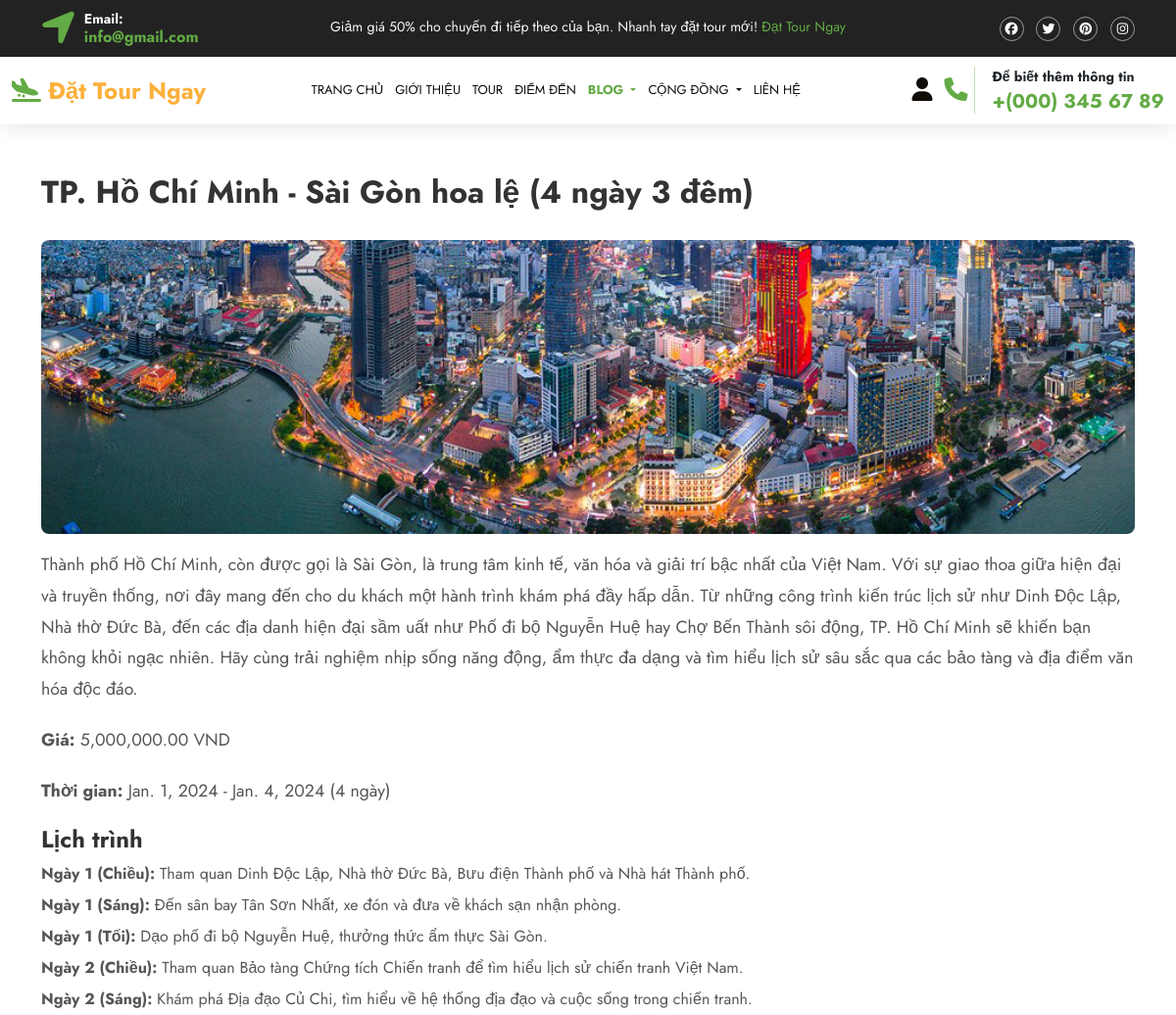
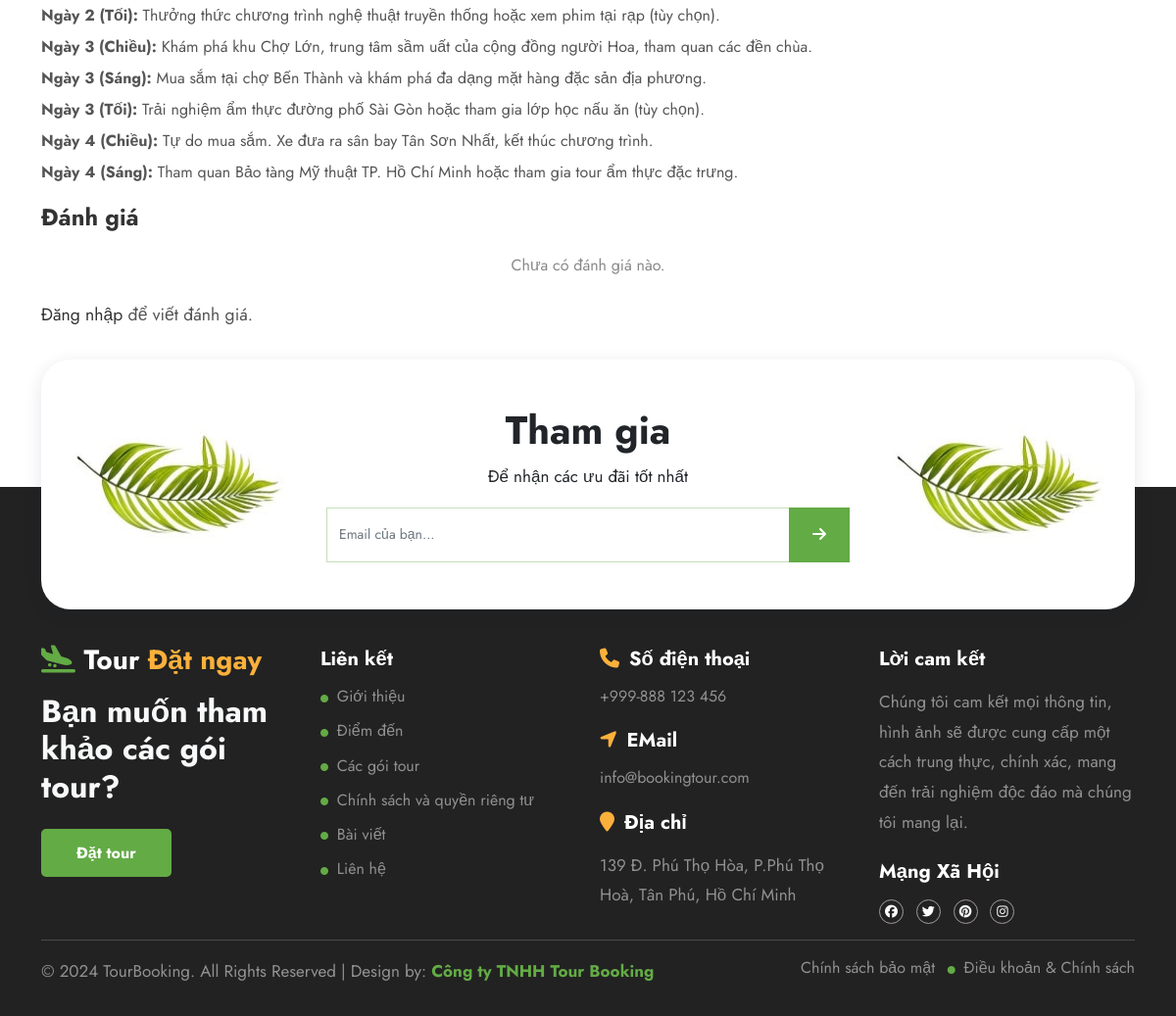
Page /reviews/tours/1/ on the committed database (2 pictures, top to bottom).
### main/models.py (models this page shows, shortened)
class Tour(models.Model):
    code = models.CharField(max_length=10, unique=True, default=None)  # Mã tour
    name = models.CharField(max_length=255)  # Tên của tour
    description = models.TextField(null=True, blank=True)  # Mô tả tour
    start_date = models.DateField()  # Ngày bắt đầu
    end_date = models.DateField()  # Ngày kết thúc
    price = models.DecimalField(max_digits=10, decimal_places=2)  # Giá tour
    capacity = models.PositiveIntegerField()  # Sức chứa tối đa
    remaining_capacity = models.PositiveIntegerField()  # Chỗ trống còn lại
    image = models.ImageField(upload_to='tour_images/', null=True, blank=True)  # Hình ảnh tour
    created_at = models.DateTimeField(auto_now_add=True)  # Thời gian tạo
    updated_at = models.DateTimeField(auto_now=True)  # Thời gian cập nhật
    def duration_days(self):
        return (self.end_date - self.start_date).days + 1
    def get_image_url(self):
        if self.image:
            return self.image.url
        return static('images/default_tour.jpg')

class Schedule(models.Model):
    tour = models.ForeignKey(Tour, related_name="schedules", on_delete=models.CASCADE)  # Liên kết với Tour
    day = models.PositiveIntegerField()  # Ngày thứ mấy trong lịch trình
    period = models.CharField(
        max_length=50,
        choices=[("Sáng", "Sáng"), ("Chiều", "Chiều"), ("Tối", "Tối")],
    )  # Buổi: Sáng / Chiều / Tối
    activity = models.TextField()  # Nội dung hoạt động
    class Meta:
        verbose_name = "Lịch trình"
        verbose_name_plural = "Lịch trình"
        ordering = ["tour", "day", "period"]  # Sắp xếp theo Tour -> Ngày -> Buổi

### reviews/views.py (the view)
# urls.py: path('tours/<int:tour_id>/', tour_detail, name='tour_detail'),
def tour_detail(request, tour_id):
    tour = get_object_or_404(Tour, id=tour_id)
    reviews = tour.reviews.all()
    schedules = tour.schedules.all()
    average_rating = reviews.aggregate(Avg('rating'))['rating__avg'] if reviews.exists() else 0
    if request.method == 'POST':
        if request.user.is_authenticated:
            form = ReviewForm(request.POST)
            if form.is_valid():
                review = form.save(commit=False)
                review.user = request.user
                review.tour = tour
                review.save()
                return redirect('tour_detail', tour_id=tour.id)
        else:
            return redirect('login')
    else:
        form = ReviewForm()
    return render(request, 'blog_detail.html', {
        'tour': tour, 'reviews': reviews, 'form': form, 'schedules': schedules, 'average_rating': average_rating
    })

### templates/blog_detail.html (shortened to what this page needs)
<!DOCTYPE html>
{% load static %}
{% load humanize %}
<html lang="vi">
	<head>
		<link href="{% static 'css/bootstrap.min.css' %}" rel="stylesheet" >
		<link href="{% static 'fonts/css/fontawesome.min.css' %}" rel="stylesheet" >
		<link href="{% static 'fonts/css/brands.min.css' %}" rel="stylesheet" />
		<link href="{% static 'fonts/css/solid.min.css' %}" rel="stylesheet" />
		<link href="{% static 'css/global.css' %}" rel="stylesheet">
		<link href="{% static 'css/index.css' %}" rel="stylesheet">
		<link href="{% static 'css/stylesreviews.css' %}" rel="stylesheet">
		<link rel="stylesheet" type="text/css" href="{% static 'css/stylesreviews.css' %}">
	</head>
<body>
<section id="top" class="bg_black pt-2 pb-2">
 <div class="container-xl">
  <div class="row top_1">
   <div class="col-md-3">
     <div class="top_1l">
	   <span class="d-inline-block col_green fs-1 lh-1 me-1"><i class="fa fa-location-arrow"></i></span>
	   <h6 class="mb-0 text-white d-inline-block fw-bold font_14">Email: <br>
<a class="col_green a_tag1 fs-6" href="#">info@gmail.com</a></h6>
	 </div>
   </div>
   <div class="col-md-6">
     <div class="top_1m text-center">
	   <p class="mb-0 text-light">Giảm giá 50% cho chuyến đi tiếp theo của bạn. Nhanh tay đặt tour mới! <a class="col_green a_tag1" href="#">Đạt Tour Ngay</a></p>
	 </div>
   </div>
   <div class="col-md-3">
     <div class="top_1r text-end">
      <ul class="mb-0">
	    <li class="d-inline-block"><a class="d-block text-center rounded-circle" href="#"><i class="fa-brands fa-facebook"></i></a></li>
		<li class="d-inline-block ms-2"><a class="d-block text-center rounded-circle" href="#"><i class="fa-brands fa-twitter"></i></a></li>
		<li class="d-inline-block ms-2"><a class="d-block text-center rounded-circle" href="#"><i class="fa-brands fa-pinterest"></i></a></li>
		<li class="d-inline-block ms-2"><a class="d-block text-center rounded-circle" href="#"><i class="fa-brands fa-instagram"></i></a></li>
	  </ul>
	 </div>
   </div>
  </div>
 </div>
</section>
<section id="header">
<nav class="navbar navbar-expand-md navbar-light px_4" id="navbar_sticky">
  <div class="container-fluid">
    <a class="navbar-brand  p-0 fw-bold" href="{% url 'index' %}"><i class="fa fa-plane-arrival col_green"></i> <span class="col_yellow">Đặt Tour Ngay</span> </a>
    <div class="collapse navbar-collapse" id="navbarSupportedContent">
	   <ul class="navbar-nav mb-0 ms-auto nav_1">
        <li class="nav-item">
          <a class="nav-link" aria-current="page" href="{% url 'index' %}">Trang chủ</a>
        </li>
        <li class="nav-item">
          <a class="nav-link" href="{% url 'about' %}"> Giới thiệu </a>
        </li>
		<li class="nav-item">
			<a class="nav-link" href="{% url 'tour' %}"> Tour</a>
        </li>
		<li class="nav-item">
			<a class="nav-link" href="{% url 'destination' %}"> Điểm đến </a>
        </li>
		<li class="nav-item dropdown">
          <a class="nav-link dropdown-toggle active" href="#" id="navbarDropdown" role="button" data-bs-toggle="dropdown" aria-expanded="false">
            Blog
          </a>
        </li>
		<li class="nav-item dropdown">
          <a class="nav-link dropdown-toggle" href="#" id="navbarDropdown" role="button" data-bs-toggle="dropdown" aria-expanded="false">
            Cộng đồng
          </a>
        </li>
		<li class="nav-item">
          <a class="nav-link" href="{% url 'contact' %}">Liên hệ</a>
        </li>
	</ul>
	<ul class="navbar-nav mb-0 ms-auto nav_2">
	  {% if user.is_authenticated %}
	  <li class="nav-item dropdown">
		<a class="nav-link dropdown-toggle fs-4 active" href="#" id="userDropdown" role="button" data-bs-toggle="dropdown" aria-expanded="false">
		  <i class="fa fa-user"></i>
		</a>
		<ul class="dropdown-menu drop_1" aria-labelledby="userDropdown">
		  <li class="dropdown-item-text">{{ user.username }}</li>
		  <li><a class="dropdown-item border-0" href="{% url 'logout' %}">Đăng xuất</a></li>
		</ul>
	  </li>
	  {% else %}
	  <li class="nav-item">
		<a class="nav-link fs-4" href="{% url 'login' %}"><i class="fa fa-user"></i></a>
	  </li>
	  {% endif %}
		<li class="nav-item">
          <a class="nav-link fs-4 drop_icon col_green" href="#"><i class="fa fa-phone"></i></a>
        </li>
		<li class="mb-0  d-inline-block fw-bold font_14 nav-item">Để biết thêm thông tin<br>
<a class="col_green a_tag1 fs-5" href="#">+(000) 345 67 89</a></li>
      </ul>
    </div>
  </div>
</nav>
</section>
<div class="container tour-detail-container">
    <h1>{{ tour.name }}</h1>
    <img src="{{ tour.get_image_url }}" class="img-fluid mb-3" alt="{{ tour.name }}">
    <p>{{ tour.description }}</p>
    <p><strong>Giá:</strong> {{ tour.price|intcomma }} VND</p>
    <p><strong>Thời gian:</strong> {{ tour.start_date }} - {{ tour.end_date }} ({{ tour.duration_days }} ngày)</p>
    <h3>Lịch trình</h3>
    <ul>
        {% for schedule in schedules %}
        <li><strong>Ngày {{ schedule.day }} ({{ schedule.period }}):</strong> {{ schedule.activity }}</li>
        {% empty %}
        <p>Chưa có lịch trình.</p>
        {% endfor %}
    </ul>
    <h3>Đánh giá</h3>
    {% for review in reviews %}
<div class="review border p-2 mb-2 shadow-sm rounded" style="font-size: 0.8em;">
    <div class="review-header mb-1">
        <p class="review-user"><strong>{{ review.user.username }}</strong></p>
        <p class="review-rating">{{ review.rating }}⭐</p>
    </div>
    <p class="review-comment">{{ review.comment }}</p>
    <p class="review-date"><small>{{ review.created_at }}</small></p>
</div>
    {% empty %}
    <p class="no-reviews">Chưa có đánh giá nào.</p>
    {% endfor %}
    {% if user.is_authenticated %}
    <h3>Viết đánh giá</h3>
    <form method="post">
        {% csrf_token %}
        {{ form.as_p }}
        <button type="submit" class="btn btn-success">Gửi đánh giá</button>
    </form>
    {% else %}
    <p><a href="{% url 'login' %}">Đăng nhập</a> để viết đánh giá.</p>
    {% endif %}
</div>
<div class="main_footer position-relative">
	<div class="main_footer1 position-absolute w-100">
	  <section id="join" class="p_3">
		<div class="container-xl">
		  <div class="row join_1 shadow_box pt-5 pb-5 mx-0 bg-white">
			<div class="col-md-3">
			  <div class="join_1l">
				<img src="{% static 'img/44.jpg' %}" class="w-100" alt="abc" />
			  </div>
			</div>
			<div class="col-md-6">
			  <div class="join_1m text-center">
				<h1>Tham gia</h1>
				<p>Để nhận các ưu đãi tốt nhất</p>
				<div class="input-group">
				  <input
					type="text"
					class="form-control rounded-0 font_14"
					placeholder="Email của bạn..."
				  />
				  <span class="input-group-btn">
					<button
					  class="btn btn-primary bg_green rounded-0 p-3 px-4 border-0"
					  type="button"
					>
					  <i class="fa fa-arrow-right"></i>
					</button>
				  </span>
				</div>
			  </div>
			</div>
			<div class="col-md-3">
			  <div class="join_1l">
				<img src="{% static 'img/44.jpg' %}" class="w-100" alt="abc" />
			  </div>
			</div>
		  </div>
		</div>
	  </section>
	</div>
	<div class="main_footer2">
	  <section id="footer" class="p_3 bg_black">
		<div class="container-xl">
		  <div class="row footer_1">
			<div class="col-md-3">
			  <div class="footer_1l">
				<h3 class="mb-3">
				  <a class="text-white" href="{% url 'index' %}"
					><i class="fa fa-plane-arrival col_green"></i> Tour
					<span class="col_yellow">Đặt ngay</span>
				  </a>
				</h3>
				<h2 class="text-light">Bạn muốn tham khảo các gói tour?</h2>
				<h6 class="mb-0 mt-4">
				  <a class="button" href="#">Đặt tour</a>
				</h6>
			  </div>
			</div>
			<div class="col-md-3">
			  <div class="footer_1l">
				<h5 class="text-white mt-1 mb-3">Liên kết</h5>
				<div class="row footer_3ism">
				  <h6 class="col-md-12 col-6">
					<i
					  class="fa fa-circle col_green me-1 font_8 align-middle"
					></i>
					<a class="text-white-50 a_tag" href="#"> Giới thiệu</a>
				  </h6>
				  <h6 class="col-md-12 col-6 mt-2">
					<i
					  class="fa fa-circle col_green me-1 font_8 align-middle"
					></i>
					<a class="text-white-50 a_tag" href="#"> Điểm đến</a>
				  </h6>
				  <h6 class="col-md-12 col-6 mt-2">
					<i
					  class="fa fa-circle col_green me-1 font_8 align-middle"
					></i>
					<a class="text-white-50 a_tag" href="#">Các gói tour</a>
				  </h6>
				  <h6 class="col-md-12 col-6 mt-2">
					<i
					  class="fa fa-circle col_green me-1 font_8 align-middle"
					></i>
					<a class="text-white-50 a_tag" href="#">
					  Chính sách và quyền riêng tư</a
					>
				  </h6>
				  <h6 class="col-md-12 col-6 mt-2">
					<i
					  class="fa fa-circle col_green me-1 font_8 align-middle"
					></i>
					<a class="text-white-50 a_tag" href="#"> Bài viết</a>
				  </h6>
				  <h6 class="col-md-12 col-6 mt-2 mb-0">
					<i
					  class="fa fa-circle col_green me-1 font_8 align-middle"
					></i>
					<a class="text-white-50 a_tag" href="#"> Liên hệ</a>
				  </h6>
				</div>
			  </div>
			</div>
			<div class="col-md-3">
			  <div class="footer_1l">
				<h5 class="text-white mt-1 mb-3">
				  <i class="fa fa-phone col_yellow me-1"></i> Số điện thoại
				</h5>
				<h6>
				  <a class="text-white-50 a_tag1" href="#"
					>+999-888 123 456</a
				  >
				</h6>
				<h5 class="text-white mt-4 mb-3">
				  <i class="fa fa-location-arrow col_yellow me-1"></i> EMail
				</h5>
				<h6>
				  <a class="text-white-50 a_tag1" href="#"
					>info@bookingtour.com</a
				  >
				</h6>
				<h5 class="text-white mt-4 mb-3">
				  <i class="fa fa-map-marker col_yellow me-1"></i> Địa chỉ
				</h5>
				<p class="mb-0">
				  <a class="text-white-50 a_tag1" href="#"
					>139 Đ. Phú Thọ Hòa, P.Phú Thọ Hoà, Tân Phú, Hồ Chí Minh
				  </a>
				</p>
			  </div>
			</div>
			<div class="col-md-3">
			  <div class="footer_1l top_1r">
				<h5 class="text-white mt-1 mb-3">Lời cam kết</h5>
				<p class="text-white-50">
				  Chúng tôi cam kết mọi thông tin, hình ảnh sẽ được cung cấp
				  một cách trung thực, chính xác, mang đến trải nghiệm độc đáo
				  mà chúng tôi mang lại.
				</p>
				<h5 class="text-white mt-4 mb-3">Mạng Xã Hội</h5>
				<ul class="mb-0">
				  <li class="d-inline-block">
					<a class="d-block text-center rounded-circle" href="#"
					  ><i class="fa-brands fa-facebook"></i
					></a>
				  </li>
				  <li class="d-inline-block ms-2">
					<a class="d-block text-center rounded-circle" href="#"
					  ><i class="fa-brands fa-twitter"></i
					></a>
				  </li>
				  <li class="d-inline-block ms-2">
					<a class="d-block text-center rounded-circle" href="#"
					  ><i class="fa-brands fa-pinterest"></i
					></a>
				  </li>
				  <li class="d-inline-block ms-2">
					<a class="d-block text-center rounded-circle" href="#"
					  ><i class="fa-brands fa-instagram"></i
					></a>
				  </li>
				</ul>
			  </div>
			</div>
		  </div>
		  <hr class="line_1" />
		  <div class="row footer_2">
			<div class="col-md-8">
			  <div class="footer_2l">
				<p class="mb-0 text-white-50">
				  © 2024 TourBooking. All Rights Reserved | Design by:
				  <a
					class="col_green fw-bold"
					href="{% url 'gallery' %}"
					>Công ty TNHH Tour Booking
				  </a>
				</p>
			  </div>
			</div>
			<div class="col-md-4">
			  <div class="footer_2r text-end">
				<ul class="mb-0">
				  <li class="d-inline-block">
					<a class="text-white-50 a_tag" href="#"
					  >Chính sách bảo mật</a
					>
				  </li>
				  <li class="d-inline-block ms-2">
					<i
					  class="fa fa-circle col_green me-1 font_8 align-middle"
					></i>
					<a class="text-white-50 a_tag" href="#"
					  >Điều khoản & Chính sách</a
					>
				  </li>
				</ul>
			  </div>
			</div>
		  </div>
		</div>
	  </section>
	</div>
  </div>
</body>
</html>

### rows in the picture
Tour: name "TP. Hồ Chí Minh - Sài Gòn hoa lệ (4 ngày 3 đêm)", get_image_url (picture), description "Thành phố Hồ Chí Minh, còn được gọi là Sài Gòn, là trung tâm kinh tế, văn hóa và giải trí bậc nhất của Việt Nam. Với sự giao thoa giữa hiện đại và truyền thống, nơi đây mang đến cho du khách một hành trình khám phá đầy hấp dẫn. Từ những công trình kiến trúc lịch sử như Dinh Độc Lập, Nhà thờ Đức Bà, đến các địa danh hiện đại sầm uất như Phố đi bộ Nguyễn Huệ hay Chợ Bến Thành sôi động, TP. Hồ Chí Minh sẽ khiến bạn không khỏi ngạc nhiên. Hãy cùng trải nghiệm nhịp sống năng động, ẩm thực đa dạng và tìm hiểu lịch sử sâu sắc qua các bảo tàng và địa điểm văn hóa độc đáo.", price "5,000,000.00", start_date "Jan. 1, 2024", end_date "Jan. 4, 2024", duration_days "4"
Schedule: day "1", period "Chiều", activity "Tham quan Dinh Độc Lập, Nhà thờ Đức Bà, Bưu điện Thành phố và Nhà hát Thành phố."
Schedule: day "1", period "Sáng", activity "Đến sân bay Tân Sơn Nhất, xe đón và đưa về khách sạn nhận phòng."
Schedule: day "1", period "Tối", activity "Dạo phố đi bộ Nguyễn Huệ, thưởng thức ẩm thực Sài Gòn."
Schedule: day "2", period "Chiều", activity "Tham quan Bảo tàng Chứng tích Chiến tranh để tìm hiểu lịch sử chiến tranh Việt Nam."
Schedule: day "2", period "Sáng", activity "Khám phá Địa đạo Củ Chi, tìm hiểu về hệ thống địa đạo và cuộc sống trong chiến tranh."
Schedule: day "2", period "Tối", activity "Thưởng thức chương trình nghệ thuật truyền thống hoặc xem phim tại rạp (tùy chọn)."
Schedule: day "3", period "Chiều", activity "Khám phá khu Chợ Lớn, trung tâm sầm uất của cộng đồng người Hoa, tham quan các đền chùa."
Schedule: day "3", period "Sáng", activity "Mua sắm tại chợ Bến Thành và khám phá đa dạng mặt hàng đặc sản địa phương."
Schedule: day "3", period "Tối", activity "Trải nghiệm ẩm thực đường phố Sài Gòn hoặc tham gia lớp học nấu ăn (tùy chọn)."
Schedule: day "4", period "Chiều", activity "Tự do mua sắm. Xe đưa ra sân bay Tân Sơn Nhất, kết thúc chương trình."
Schedule: day "4", period "Sáng", activity "Tham quan Bảo tàng Mỹ thuật TP. Hồ Chí Minh hoặc tham gia tour ẩm thực đặc trưng."
